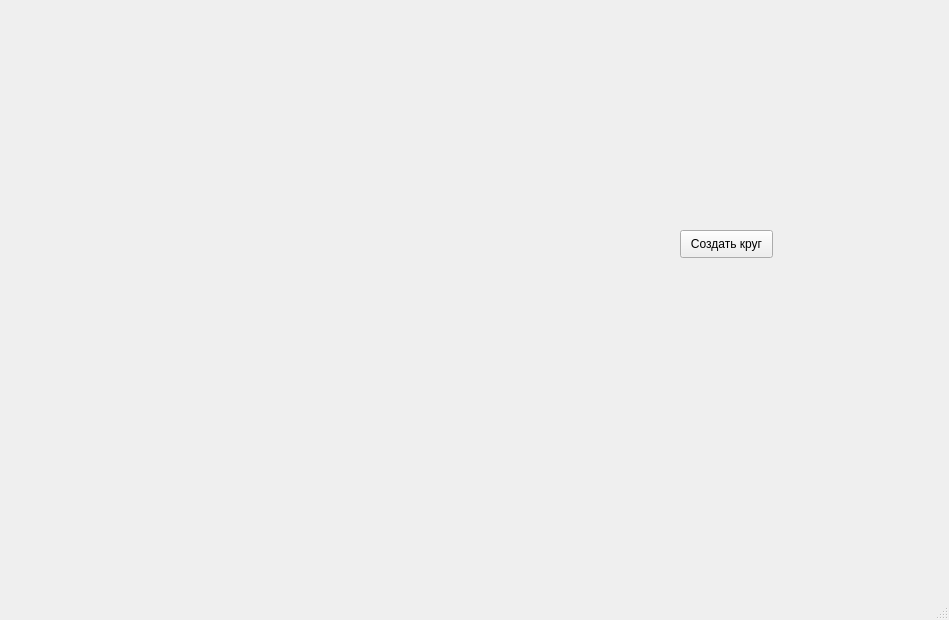
<?xml version="1.0" encoding="UTF-8"?>
<ui version="4.0">
 <class>MainWindow</class>
 <widget class="QMainWindow" name="MainWindow">
  <property name="geometry">
   <rect>
    <x>0</x>
    <y>0</y>
    <width>949</width>
    <height>620</height>
   </rect>
  </property>
  <property name="windowTitle">
   <string>MainWindow</string>
  </property>
  <widget class="QWidget" name="centralwidget">
   <widget class="QPushButton" name="pushButton">
    <property name="geometry">
     <rect>
      <x>680</x>
      <y>230</y>
      <width>93</width>
      <height>28</height>
     </rect>
    </property>
    <property name="text">
     <string>Создать круг</string>
    </property>
   </widget>
  </widget>
  <widget class="QMenuBar" name="menubar">
   <property name="geometry">
    <rect>
     <x>0</x>
     <y>0</y>
     <width>949</width>
     <height>26</height>
    </rect>
   </property>
  </widget>
  <widget class="QStatusBar" name="statusbar"/>
 </widget>
 <resources/>
 <connections/>
</ui>
